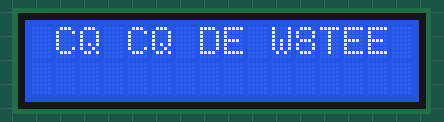
The sketch below on a simulated Arduino Nano, built with avr-gcc and run on an emulated ATmega328P. On the bench: 16×2 character LCD.

Above: at 0.2 s.
At 0.7 s:
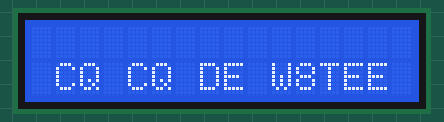

Measured:
- what the display in image 1 shows lasts 0.6 s, from 0.6 s to 1.2 s

The sketch:

Listin4-1.ino
```cpp
// (licence header left out)
/*
  for the 16x2 LCD display.
*/

#include <Wire.h>
#include <LiquidCrystal_I2C.h>    //  https://github.com/fdebrabander/Arduino-LiquidCrystal-I2C-library
//                                  Compile with: Arduino Nano

// Set the LCD I2C address to 0x27 for a 16 chars and 2 line display
LiquidCrystal_I2C lcd(0x27, 16, 2);

void setup()
{
	// initialize the LCD
	lcd.begin();

	// Turn on the blacklight and print a message.
	lcd.backlight();
	lcd.print(" CQ CQ DE W8TEE");
}

void loop()
{
  char spaces[17] = "                "; // Save room for null
  char message[]  = " CQ CQ DE W8TEE";
  static int row  = 0;

  if (row != 0) {
    lcd.setCursor(0, 0);      // Clear out row 0
    lcd.print(spaces);
    lcd.setCursor(0, row);    // show message on row = 1
    lcd.print(message);
    row = 0;
  } else {
    lcd.setCursor(0, 1);      // Clear out row 1
    lcd.print(spaces);
    lcd.setCursor(0, row);    // Show mesage on row = 0
    lcd.print(message);
    row = 1;
  }
  delay(500UL);               // Pause for a half second...
}
```
